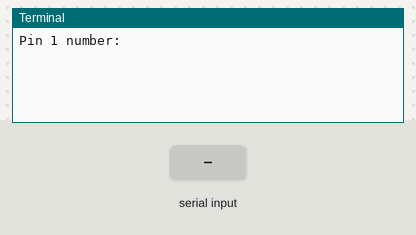
Recording of a program running on a simulated Raspberry Pi (header pin numbers). Parts: the last lines printed to the terminal. The inputs (shaded band) are chosen by the test bench.

Above: at 1.2 s.
1.3 s: "1" typed at the terminal
At 2.5 s:
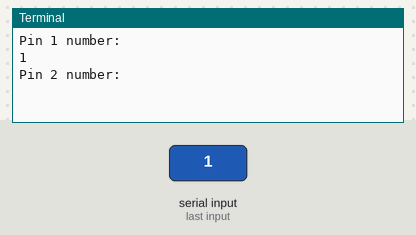
2.8 s: "5" typed at the terminal
At 3.9 s:
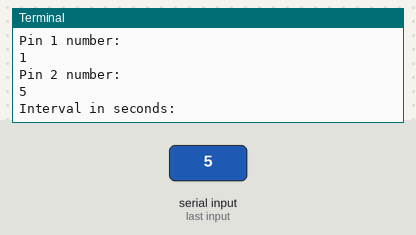
4.3 s: "90" typed at the terminal
At 5.0 s:
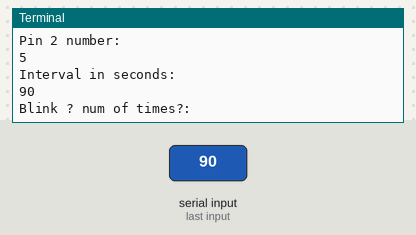
5.8 s: "200" typed at the terminal
At 6.2 s:
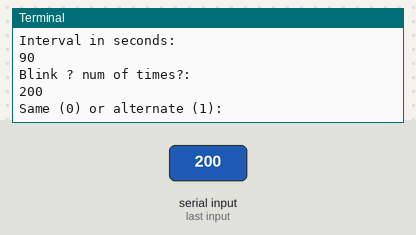
Timing chart, 0 to 8.3 s (numbered marks = the images above; inputs shaded):
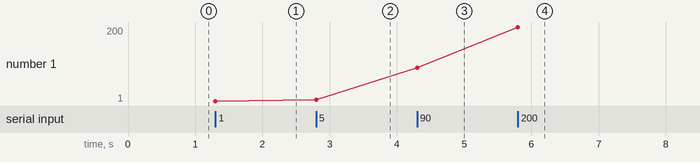

The program:

led2blink.py
```python
import RPi.GPIO as GPIO
import time
GPIO.setmode(GPIO.BOARD)
GPIO.setwarnings(False)
pinraw1 = raw_input('Pin 1 number: ')
pin1 = int(pinraw1)
pinraw2 = raw_input('Pin 2 number: ')
pin2 = int(pinraw2)
secraw = raw_input('Interval in seconds: ')
sec = float(secraw)
duoshaoraw = raw_input('Blink ? num of times?: ')
duoshao = int(duoshaoraw)
statediffraw = raw_input('Same (0) or alternate (1): ')
statediff = int(statediffraw)
GPIO.setup(pin1, GPIO.OUT)
GPIO.setup(pin2, GPIO.OUT)
if ( statediff == 1 ):
	state1 = False
	state2 = True
else:
	state1 = False
	state2 = False
count = 0
while count < (duoshao * 2):
	GPIO.output(pin1, state1)
	GPIO.output(pin2, state2)
	time.sleep(sec)
	state1 = not state1
	state2 = not state2
	count = count + 1
print ( 'Finished' )
GPIO.cleanup()
```

Measured:
- after the input at 1.3 s, the terminal: prints a new line at once (image 1)
- after the input at 2.8 s, the terminal: prints a new line at once (image 2)
- after the input at 4.3 s, the terminal: prints a new line at once (image 3)
- after the input at 5.8 s, the terminal: prints a new line at once (image 4)
- plotted number 1: 1 → 5 after the input at 2.8 s, 5 → 90 after the input at 4.3 s, 90 → 200 after the input at 5.8 s
